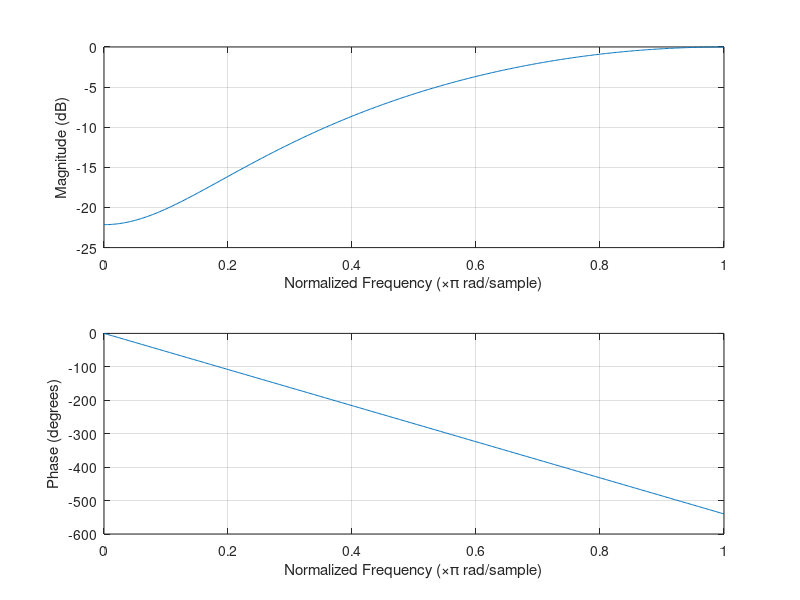

This figure's MATLAB source:
wp = 0.5;
ws = 0.6;
delp=0.1;
dels=0.1;
Fs=8000;
N1=-1*20*log10(dels)-7.95;
N2=14.36*(ws-wp)/2*pi;
N=N1/N2;
M=ceil(N);
wc=(wp+ws)/2;
b=fir1(M,wc,'high',blackman(M+1));
figure(2)
freqz(b,1,512)
